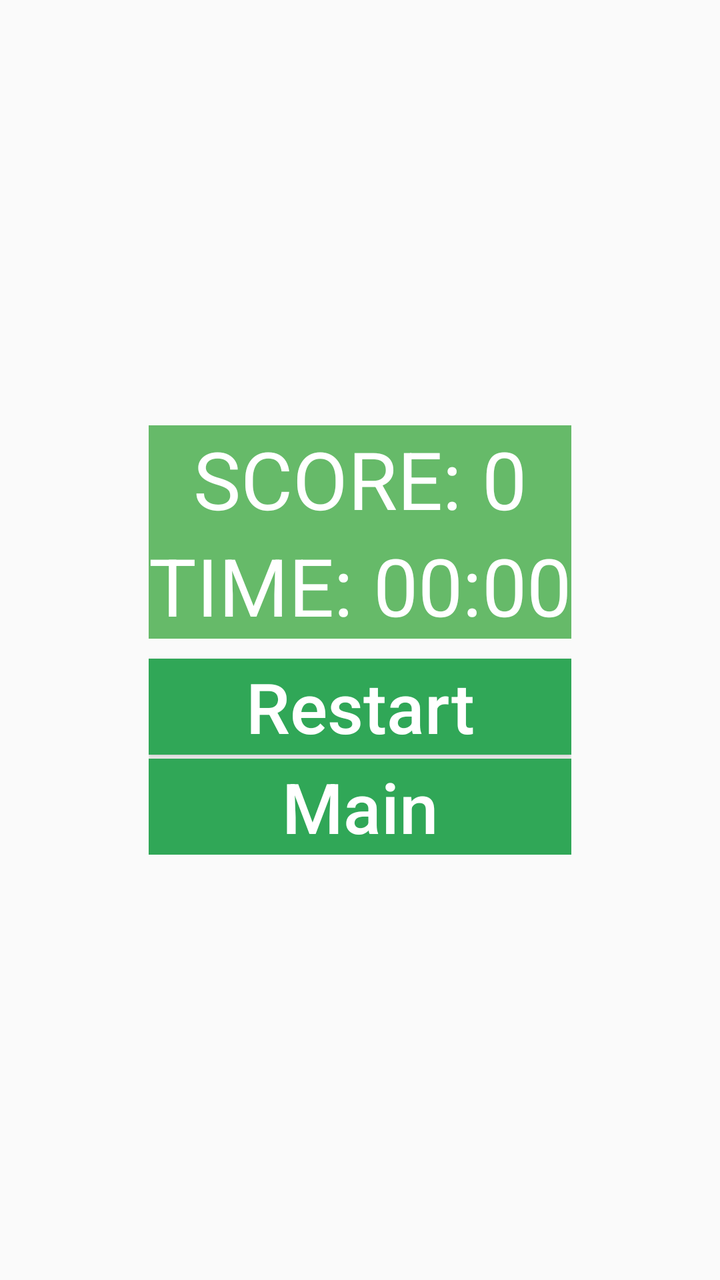
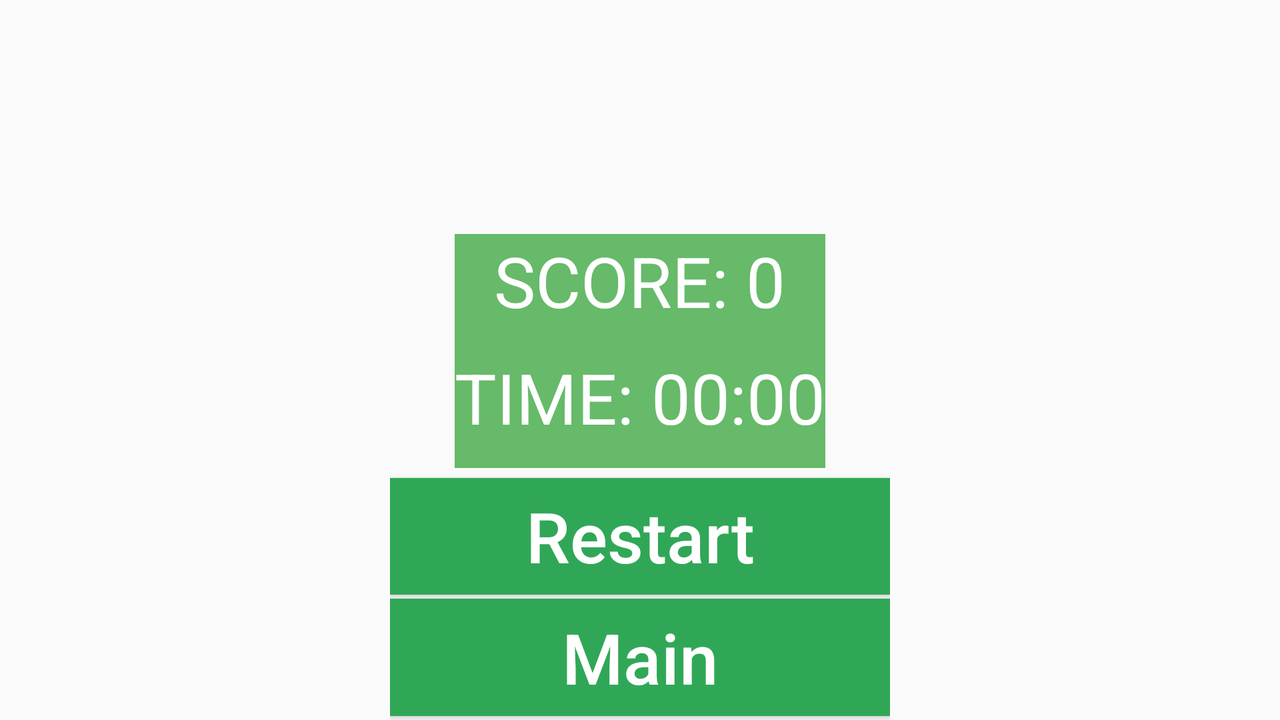

An Android layout and its configuration variant, each rendered on a device that would load it. The default file and the variant file are quoted in full after the pictures.
<!-- AndroidManifest.xml: application theme AppTheme -->
<!-- res/layout/activity_result.xml -->
<?xml version="1.0" encoding="utf-8"?>
<FrameLayout xmlns:android="http://schemas.android.com/apk/res/android"
    xmlns:app="http://schemas.android.com/apk/res-auto"
    xmlns:tools="http://schemas.android.com/tools"
    android:layout_width="match_parent"
    android:layout_height="match_parent"
    tools:context=".views.ResultActivity"
    android:background="@drawable/bg_activity">
    <ImageView
        android:layout_marginTop="25dp"
        android:layout_width="wrap_content"
        android:layout_height="wrap_content"
        android:src="@drawable/youwin"
        />
    <LinearLayout
        android:gravity="center"
        android:layout_width="wrap_content"
        android:layout_height="wrap_content"
        android:layout_gravity="center"
        android:orientation="vertical">
        <LinearLayout
            android:gravity="center"
            android:background="#D84CAF50"
            android:orientation="vertical"
            android:layout_width="wrap_content"
            android:layout_height="wrap_content">
            <TextView
                android:id="@+id/result_score"
                android:layout_width="wrap_content"
                android:layout_height="wrap_content"
                tools:text="SCORE: 0"
                android:textColor="#FFFFFF"
                android:textSize="40sp" />
            <LinearLayout
                android:layout_width="wrap_content"
                android:layout_height="wrap_content">
                <TextView

                    android:layout_width="wrap_content"
                    android:layout_height="wrap_content"
                    android:text="TIME: "
                    android:textColor="#FFFFFF"
                    android:textSize="40sp" />
                <Chronometer
                    android:id="@+id/result_time"
                    android:layout_width="wrap_content"
                    android:layout_height="wrap_content"
                    tools:text="--/--"
                    android:textColor="#FFFFFF"
                    android:textSize="40sp"/>
            </LinearLayout>
        </LinearLayout>


        <Button
            android:layout_marginTop="10dp"
            android:id="@+id/result_restart"
            android:layout_width="match_parent"
            android:layout_height="wrap_content"
            android:background="@color/colorPrimary"
            android:text="Restart"
            android:textAllCaps="false"
            android:textColor="#FFF"
            android:textSize="35sp" />

        <Space
            android:layout_width="match_parent"
            android:layout_height="2dp" />

        <Button
            android:id="@+id/result_main"
            android:layout_width="match_parent"
            android:layout_height="wrap_content"
            android:background="@color/colorPrimary"
            android:text="Main"
            android:textAllCaps="false"
            android:textColor="#FFF"
            android:textSize="35sp" />
    </LinearLayout>
</FrameLayout>
<!-- resources referenced by this layout -->
<resources>
  <color name="colorPrimary">#30A757</color>
  <style name="AppTheme" parent="Theme.AppCompat.Light.DarkActionBar">
          
          <item name="colorPrimary">@color/colorPrimary</item>
          <item name="colorPrimaryDark">@color/colorPrimaryDark</item>
          <item name="colorAccent">@color/colorAccent</item>
      </style>
  <color name="colorPrimaryDark">#0076D6</color>
  <color name="colorAccent">#D81B60</color>
</resources>
<!-- res/layout-land/activity_result.xml (the repository's variant of the layout above) -->
<!-- drawn on the phone turned sideways -->
<?xml version="1.0" encoding="utf-8"?>
<FrameLayout xmlns:android="http://schemas.android.com/apk/res/android"
    xmlns:app="http://schemas.android.com/apk/res-auto"
    xmlns:tools="http://schemas.android.com/tools"
    android:layout_width="match_parent"
    android:layout_height="match_parent"
    tools:context=".views.ResultActivity"
    >
    <ImageView
        android:layout_width="match_parent"
        android:layout_height="match_parent"
        android:src="@drawable/bg_activity"
        android:scaleType="centerCrop"/>
    <LinearLayout
        android:layout_width="wrap_content"
        android:layout_height="match_parent"
        android:layout_gravity="center"
        android:orientation="vertical"
        android:weightSum="6">
        <ImageView
            android:layout_width="250dp"
            android:layout_height="0dp"
            android:layout_weight="2"
            android:src="@drawable/youwin" />
        <LinearLayout
            android:layout_gravity="center"
            android:gravity="center"
            android:background="#D84CAF50"
            android:orientation="vertical"
            android:layout_width="wrap_content"
            android:layout_height="0dp"
            android:layout_weight="2">
            <TextView
                android:id="@+id/result_score"
                android:layout_width="wrap_content"
                android:layout_height="0dp"
                android:layout_weight="1"
                tools:text="SCORE: 0"
                android:textSize="35sp"
                android:textColor="#FFFFFF" />
            <LinearLayout
                android:layout_width="wrap_content"
                android:layout_height="0dp"
                android:layout_weight="1">
                <TextView

                    android:layout_width="wrap_content"
                    android:layout_height="wrap_content"
                    android:text="TIME: "
                    android:textSize="35sp"
                    android:textColor="#FFFFFF" />
                <Chronometer
                    android:id="@+id/result_time"
                    android:layout_width="wrap_content"
                    android:layout_height="wrap_content"
                    tools:text="--/--"
                    android:textSize="35sp"
                    android:textColor="#FFFFFF" />
            </LinearLayout>
        </LinearLayout>


        <Button
            android:layout_marginTop="5dp"
            android:id="@+id/result_restart"
            android:layout_width="match_parent"
            android:layout_height="0dp"
            android:layout_weight="1"
            android:background="@color/colorPrimary"
            android:text="Restart"
            android:textAllCaps="false"
            android:textColor="#FFF"
            android:textSize="35sp" />

        <Space
            android:layout_width="match_parent"
            android:layout_height="2dp" />

        <Button
            android:id="@+id/result_main"
            android:layout_width="match_parent"
            android:layout_height="0dp"
            android:layout_weight="1"
            android:background="@color/colorPrimary"
            android:text="Main"
            android:textAllCaps="false"
            android:textColor="#FFF"
            android:textSize="35sp"
            android:layout_marginBottom="2dp"/>
    </LinearLayout>
</FrameLayout>
